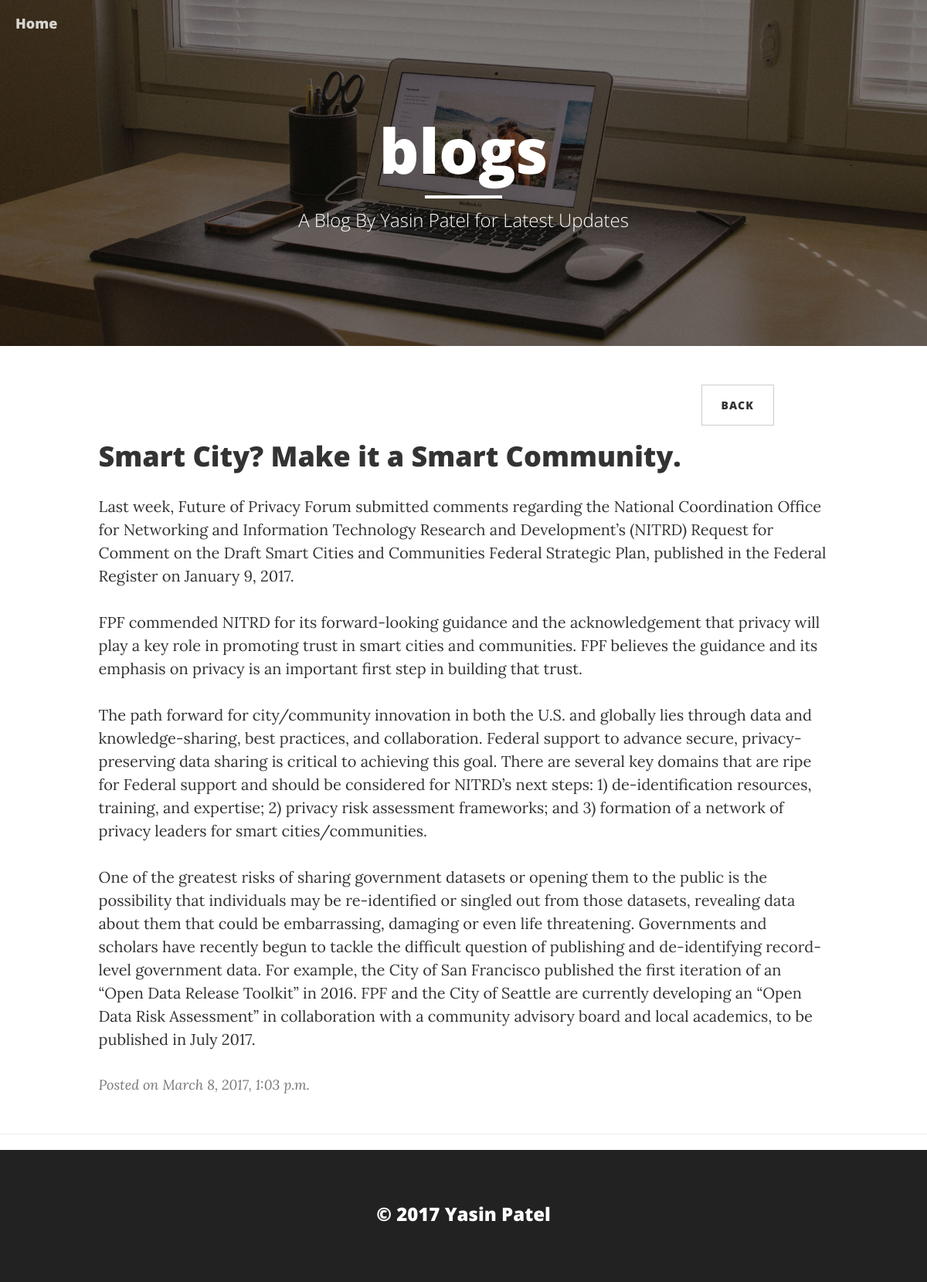
/post/2/, run on an earlier commit of the app's database.
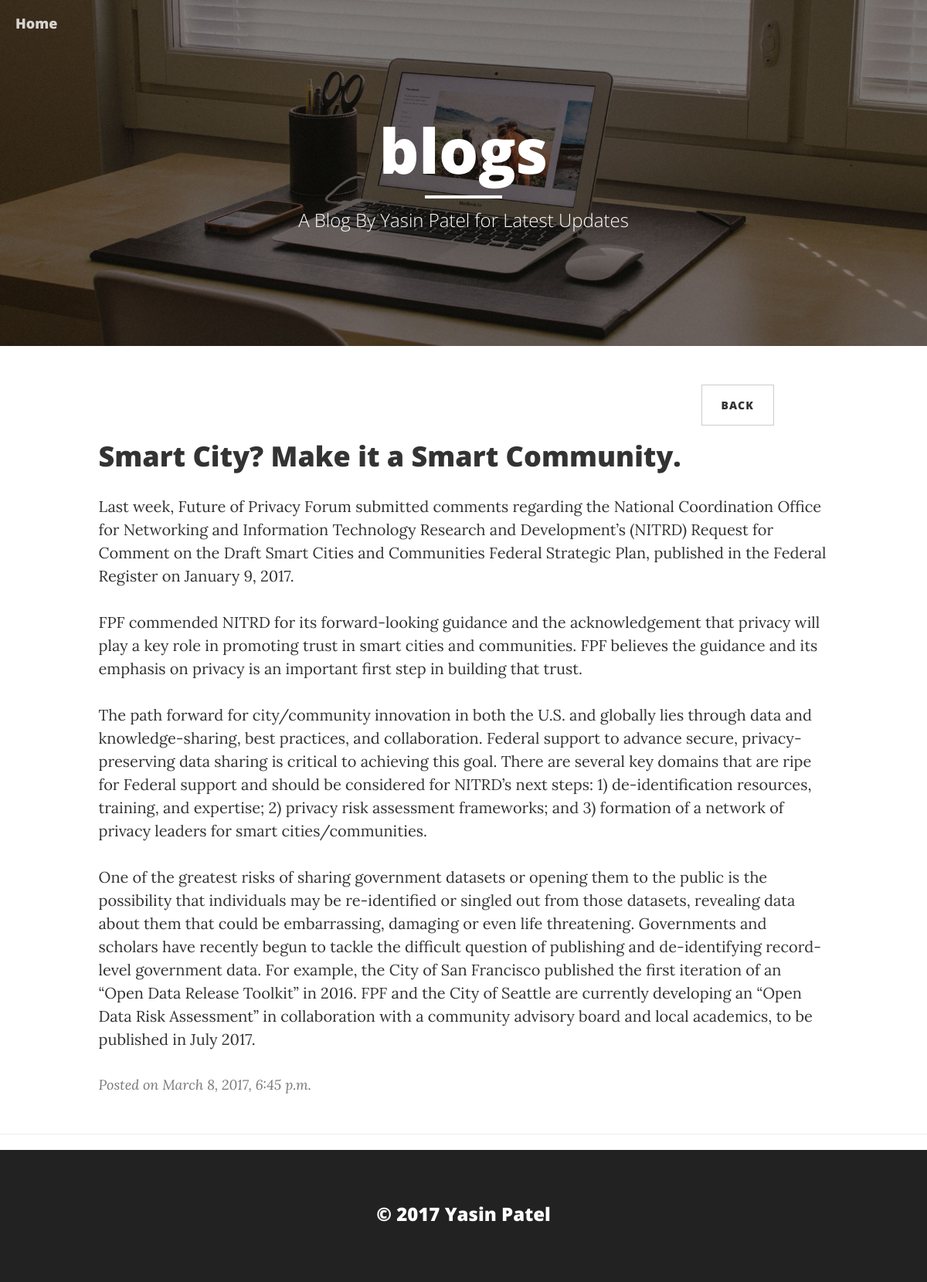
And on a later commit of the database.
### blog/models.py (models this page shows, shortened)
class Post(BaseModel):
    author =models.ForeignKey('auth.User')
    title=models.CharField(max_length=200)
    text=models.TextField()
    created_date=models.DateTimeField(default=timezone.now)
    published_date=models.DateTimeField(blank=True,null=True)

### blog/views.py (the view)
# urls.py: url(r'^post/(?P<pk>\d+)/$',views.post_details,name="post_details"),
def post_details(request,pk):
    posts =get_object_or_404(Post,pk=pk)
    return render(request,'blog/post_details.html',{"posts":posts})

### templates/blog/post_details.html (shortened to what this page needs)
{% extends 'blog/layout.html' %}
{% block content %}
<div class="row">
  <div class="col-sm-3 pull-right">
    <a href="/" class="btn btn-default btn-sm">Back</a>
  </div>
</div>
<div class="row">
    <div class="col-lg-10  col-md-10 col-md-offset-1">
          <div class="post-preview">
                  <h1 class="post-title">
                    {{ posts.title }}
                  </h1>
                  <p class="post-subtitle">
                      {{ posts.text|linebreaksbr }}
                  </p>
              <p class="post-meta">Posted on {{ posts.published_date }}
            </p>
          </div>
    </div>
</div>
{% endblock %}

What changed in the data, as far as the page shows it:
changed Post "Smart City? Make it a Smart Community.": published_date "March 8, 2017, 1:03 p.m." → "March 8, 2017, 6:45 p.m."
